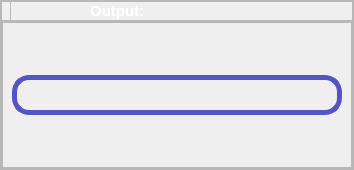
                  <widget class="QFrame" name="frame_4">
                   <property name="minimumSize">
                    <size>
                     <width>0</width>
                     <height>170</height>
                    </size>
                   </property>
                   <property name="frameShape">
                    <enum>QFrame::StyledPanel</enum>
                   </property>
                   <property name="frameShadow">
                    <enum>QFrame::Raised</enum>
                   </property>
                   <layout class="QVBoxLayout" name="verticalLayout_15">
                    <property name="spacing">
                     <number>0</number>
                    </property>
                    <property name="leftMargin">
                     <number>0</number>
                    </property>
                    <property name="topMargin">
                     <number>0</number>
                    </property>
                    <property name="rightMargin">
                     <number>0</number>
                    </property>
                    <property name="bottomMargin">
                     <number>0</number>
                    </property>
                    <item>
                     <widget class="QFrame" name="frame_20">
                      <property name="minimumSize">
                       <size>
                        <width>0</width>
                        <height>20</height>
                       </size>
                      </property>
                      <property name="maximumSize">
                       <size>
                        <width>16777215</width>
                        <height>20</height>
                       </size>
                      </property>
                      <property name="frameShape">
                       <enum>QFrame::StyledPanel</enum>
                      </property>
                      <property name="frameShadow">
                       <enum>QFrame::Raised</enum>
                      </property>
                      <widget class="QFrame" name="frame_25">
                       <property name="geometry">
                        <rect>
                         <x>0</x>
                         <y>0</y>
                         <width>10</width>
                         <height>20</height>
                        </rect>
                       </property>
                       <property name="minimumSize">
                        <size>
                         <width>10</width>
                         <height>0</height>
                        </size>
                       </property>
                       <property name="maximumSize">
                        <size>
                         <width>10</width>
                         <height>16777215</height>
                        </size>
                       </property>
                       <property name="frameShape">
                        <enum>QFrame::StyledPanel</enum>
                       </property>
                       <property name="frameShadow">
                        <enum>QFrame::Raised</enum>
                       </property>
                      </widget>
                      <widget class="QLabel" name="label_6">
                       <property name="geometry">
                        <rect>
                         <x>60</x>
                         <y>0</y>
                         <width>500</width>
                         <height>20</height>
                        </rect>
                       </property>
                       <property name="minimumSize">
                        <size>
                         <width>500</width>
                         <height>0</height>
                        </size>
                       </property>
                       <property name="maximumSize">
                        <size>
                         <width>500</width>
                         <height>16777215</height>
                        </size>
                       </property>
                       <property name="font">
                        <font>
                         <family>Arial</family>
                         <pointsize>11</pointsize>
                         <weight>75</weight>
                         <bold>true</bold>
                        </font>
                       </property>
                       <property name="styleSheet">
                        <string notr="true">border: none;
color: white;</string>
                       </property>
                       <property name="text">
                        <string>       Output:</string>
                       </property>
                      </widget>
                     </widget>
                    </item>
                    <item>
                     <widget class="QFrame" name="frame_19">
                      <property name="frameShape">
                       <enum>QFrame::StyledPanel</enum>
                      </property>
                      <property name="frameShadow">
                       <enum>QFrame::Raised</enum>
                      </property>
                      <layout class="QHBoxLayout" name="horizontalLayout_11">
                       <property name="spacing">
                        <number>0</number>
                       </property>
                       <property name="leftMargin">
                        <number>0</number>
                       </property>
                       <property name="topMargin">
                        <number>0</number>
                       </property>
                       <property name="rightMargin">
                        <number>0</number>
                       </property>
                       <property name="bottomMargin">
                        <number>0</number>
                       </property>
                       <item>
                        <widget class="QFrame" name="frame_22">
                         <property name="frameShape">
                          <enum>QFrame::StyledPanel</enum>
                         </property>
                         <property name="frameShadow">
                          <enum>QFrame::Raised</enum>
                         </property>
                        </widget>
                       </item>
                       <item>
                        <widget class="QFrame" name="frame_21">
                         <property name="minimumSize">
                          <size>
                           <width>350</width>
                           <height>0</height>
                          </size>
                         </property>
                         <property name="maximumSize">
                          <size>
                           <width>350</width>
                           <height>16777215</height>
                          </size>
                         </property>
                         <property name="frameShape">
                          <enum>QFrame::StyledPanel</enum>
                         </property>
                         <property name="frameShadow">
                          <enum>QFrame::Raised</enum>
                         </property>
                         <layout class="QHBoxLayout" name="horizontalLayout_12">
                          <item>
                           <widget class="QLabel" name="JulianDay_Result">
                            <property name="maximumSize">
                             <size>
                              <width>16777215</width>
                              <height>40</height>
                             </size>
                            </property>
                            <property name="styleSheet">
                             <string notr="true">QLabel{
	border: 5px solid rgb(84, 84, 197);
	font: 12pt &quot;Arial&quot;;
	border-radius: 17px;
	color:white;
}


QLabel:hover{
	border: 4px solid rgb(2, 119, 189);
}</string>
                            </property>
                            <property name="text">
                             <string/>
                            </property>
                            <property name="scaledContents">
                             <bool>true</bool>
                            </property>
                            <property name="alignment">
                             <set>Qt::AlignCenter</set>
                            </property>
                           </widget>
                          </item>
                         </layout>
                        </widget>
                       </item>
                       <item>
                        <widget class="QFrame" name="frame_23">
                         <property name="frameShape">
                          <enum>QFrame::StyledPanel</enum>
                         </property>
                         <property name="frameShadow">
                          <enum>QFrame::Raised</enum>
                         </property>
                        </widget>
                       </item>
                      </layout>
                     </widget>
                    </item>
                   </layout>
                  </widget>
